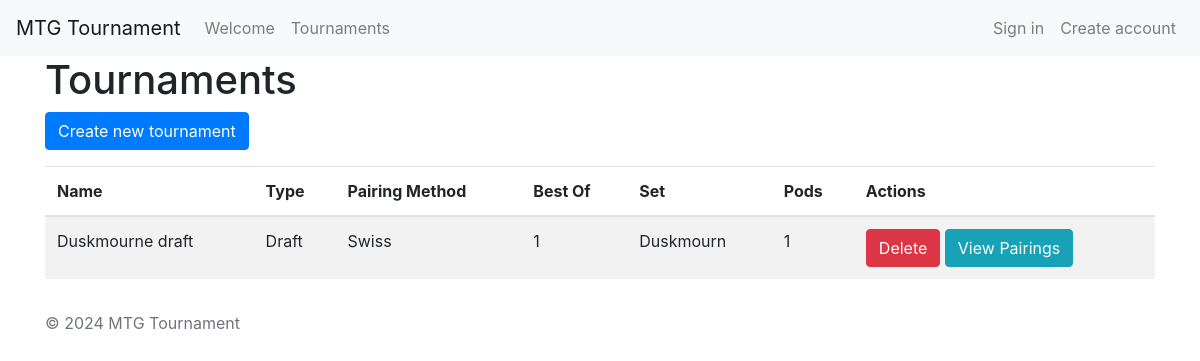
The app's page /tournament/ with its own data.
### tournament/models.py (models this page shows)
class Tournament(models.Model):
    name = models.CharField(max_length=100)
    tournament_type = models.CharField(
        max_length=20,
        choices=[('Draft', 'Draft'), ('Constructed', 'Constructed'), ('Sealed Deck', 'Sealed Deck')],
        default='Draft'
    )
    pairing_method = models.CharField(
        max_length=20,
        choices=[('Swiss', 'Swiss'), ('Single Eliminations', 'Single Eliminations')],
        default='Swiss'
    )
    best_of = models.IntegerField(
        choices=[(1, 'Best of 1'), (3, 'Best of 3'), (5, 'Best of 5')],
        default=1
    )
    set = models.CharField(max_length=100, default='Default Set Name')
    pods = models.IntegerField()
    number_of_rounds = models.IntegerField(default=0)
    is_ended = models.BooleanField(default=False)

### tournament/views.py (the view)
# urls.py: path('', views.TournamentListView.as_view(), name='tournament_list'),
class TournamentListView(ListView):
    model = Tournament
    template_name = 'tournament/tournament_list.html'
    context_object_name = 'tournaments'

### templates/tournament/tournament_list.html (shortened to what this page needs)
{% extends 'base.html' %}
{% block content %}
<h1>Tournaments</h1>
<a href="{% url 'create_tournament' %}" class="btn btn-primary mb-3">Create new tournament</a>
<table class="table table-striped">
    <thead>
        <tr>
            <th>Name</th>
            <th>Type</th>
            <th>Pairing Method</th>
            <th>Best Of</th>
            <th>Set</th>
            <th>Pods</th>
            <th>Actions</th>
        </tr>
    </thead>
    <tbody>
        {% for tournament in tournaments %}
        <tr data-href="{% url 'edit_tournament' tournament.id %}">
            <td>{{ tournament.name }}</td>
            <td>{{ tournament.tournament_type }}</td>
            <td>{{ tournament.pairing_method }}</td>
            <td>{{ tournament.best_of }}</td>
            <td>{{ tournament.set }}</td>
            <td>{{ tournament.pods }}</td>
            <td>
                <a href="{% url 'delete_tournament' tournament.id %}" class="btn btn-danger">Delete</a>
                <a href="{% url 'tournament_players' tournament.id %}" class="btn btn-info">View Pairings</a>
            </td>
        </tr>
        {% endfor %}
    </tbody>
</table>
{% endblock %}

### records on screen
Tournament: name "Duskmourne draft", tournament_type "Draft", pairing_method "Swiss", best_of "1", set "Duskmourn", pods "1"
